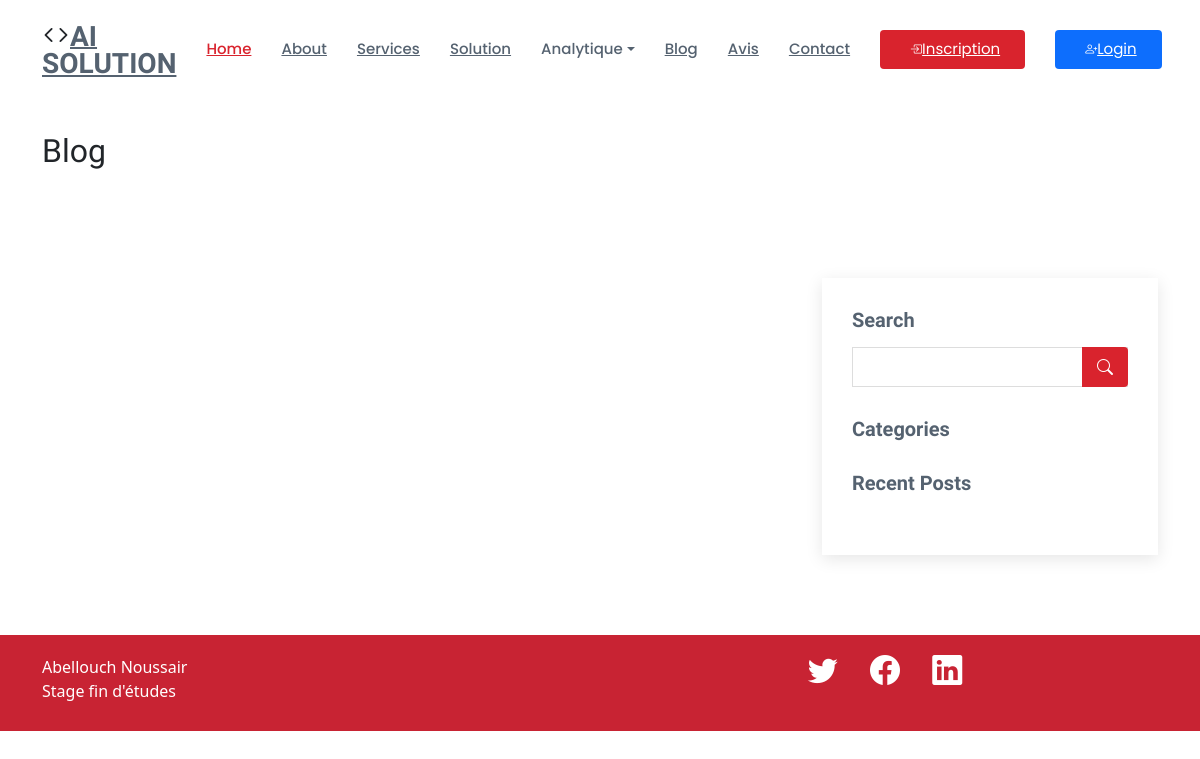
Before: /blog with the older database file.
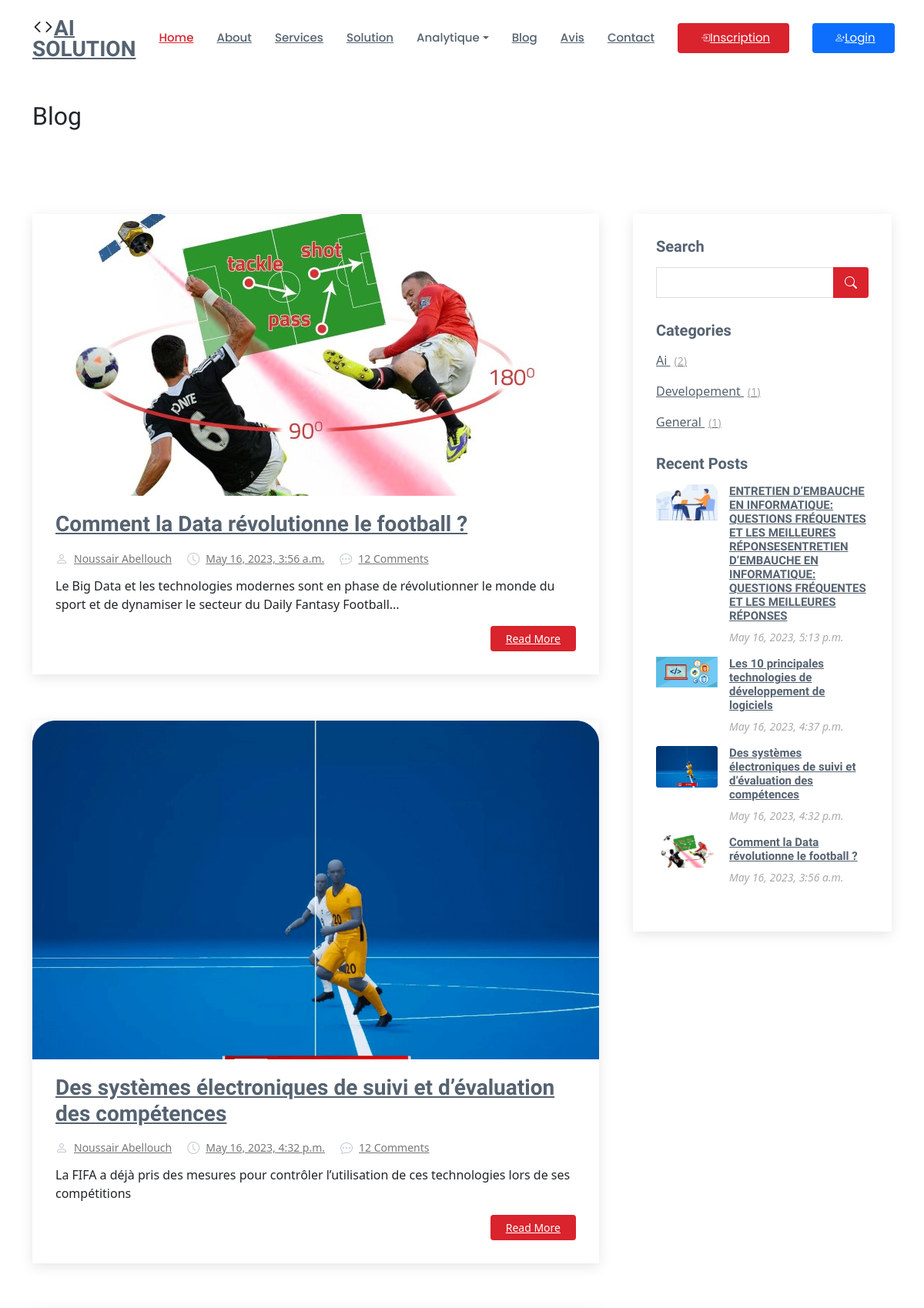
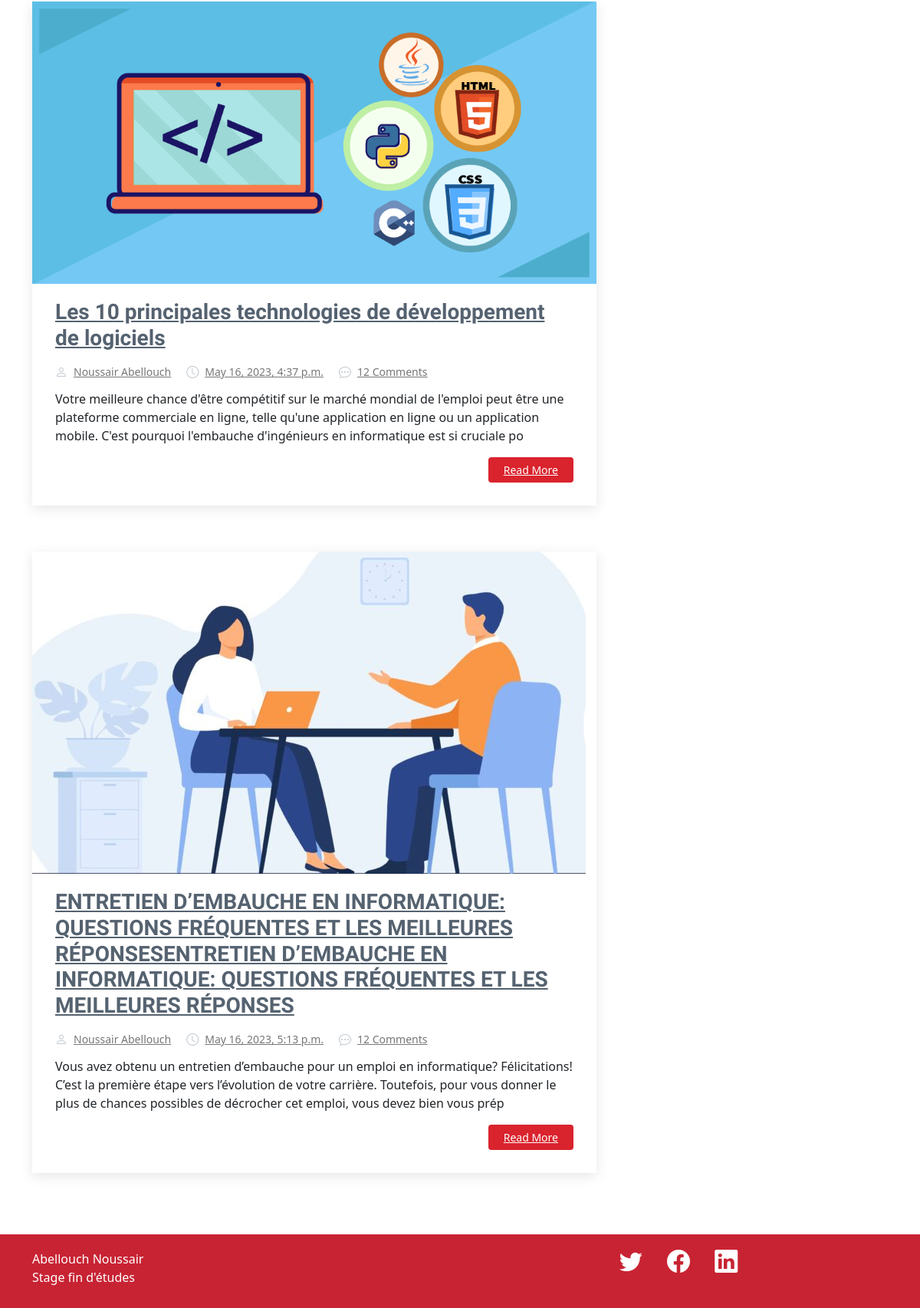
After: the same page with the newer database file (2 pictures, top to bottom).
### myapp/models.py (models this page shows, shortened)
class Article(models.Model):
    x =[
        ('General','General'),
        ('Developement','Developement'),
        ('Ai','Ai')
    ]
    titre = models.CharField(max_length=255)
    subtitre = models.CharField(max_length=255)
    author = models.CharField(max_length=255)
    content = models.TextField()
    image = models.ImageField(upload_to='photos/%y/%m/%d')
    category = models.CharField(max_length=255,null=True,blank=True,choices=x)
    slug = models.SlugField(unique=True,null=True,blank=True)
    date_creation = models.DateTimeField(default=datetime.now)

### myapp/views.py (the view)
# urls.py: path('blog',views.blog,name="blog"),
def blog(request):
    categories_with_count = Article.objects.values('category').annotate(post_count=Count('id'))
    context = {'articles':Article.objects.all(),
               'articles_ordered':Article.objects.order_by('-date_creation'),
               'categories_with_count': categories_with_count}
    return render(request, "blog/articles.html", context)

### templates/blog/articles.html
{% extends 'base.html' %}
{% load static %}
{% block content %}
<main id="main">
    <br><br><br>
    <section id="breadcrumbs" class="breadcrumbs">
        <div class="container">
            <div class="d-flex justify-content-between align-items-center">
                <h2>Blog</h2>
            </div>
        </div>
    </section>
</main>
<section id="blog" class="blog">
    <div class="container" data-aos="fade-up">
        <div class="row">
            <div class="col-lg-8 entries">
                {% for a in articles %}
                <article class="entry">
                    <div class="entry-img">
                      <img src="{{a.image.url}}" alt="" class="img-fluid">
                    </div>
                    <h2 class="entry-title">
                      <a href="blog-single.html">{{a.titre}}</a>
                    </h2>
                    <div class="entry-meta">
                      <ul>
                        <li class="d-flex align-items-center"><i class="bi bi-person"></i> <a href="blog-single.html">{{a.author}}</a></li>
                        <li class="d-flex align-items-center"><i class="bi bi-clock"></i> <a href="blog-single.html"><time datetime="2020-01-01">{{a.date_creation}}</time></a></li>
                        <li class="d-flex align-items-center"><i class="bi bi-chat-dots"></i> <a href="blog-single.html">12 Comments</a></li>
                      </ul>
                    </div>
                    <div class="entry-content">
                      <p>
                        {{a.subtitre}}
                      </p>
                      <div class="read-more">
                        <a href="{% url 'myapp:article' slug=a.slug %}">Read More</a>
                      </div>
                    </div>
                  </article>
                {% endfor %}
            </div>
            <div class="col-lg-4">
                <div class="sidebar">
                    <h3 class="sidebar-title">Search</h3>
                    <div class="sidebar-item search-form">
                        <form action="">
                            <input type="text">
                            <button type="submit"><i class="bi bi-search"></i></button>
                          </form>
                    </div>
                    <h3 class="sidebar-title">Categories</h3>
                    <div class="sidebar-item categories">
                        {% for category in categories_with_count %}
                        <ul>
                            <li>
                                <a href="#">{{ category.category }} <span>({{ category.post_count }})</span></a>
                            </li>
                        </ul>
                        {% endfor %}
                    </div>
                    <h3 class="sidebar-title">Recent Posts</h3>
                    <div class="sidebar-item recent-posts">
                        {% for ar in articles_ordered %}
                        <div class="post-item clearfix">
                            <img src="{{ar.image.url}}" alt="">
                            <h4><a href="blog-single.html">{{ar.titre}}</a></h4>
                            <time datetime="2020-01-01">{{ar.date_creation}}</time>
                        </div>
                        {% endfor %}
                    </div>
                </div>
            </div>
        </div>
    </div>
</section>
{% endblock content %}

### templates/base.html (shortened to what this page needs)
{% load static %}
<link rel="stylesheet" href="{% static 'css/style.css' %}">
 <link href="{% static 'vendor/animate.css/animate.min.css' %}" rel="stylesheet">
 <link href="{% static 'vendor/bootstrap/css/bootstrap.min.css' %}" rel="stylesheet">
 <link href="{% static 'vendor/bootstrap-icons/bootstrap-icons.css' %}" rel="stylesheet">
 <link href="{% static 'vendor/boxicons/css/boxicons.min.css' %}" rel="stylesheet">
 <link href="{% static 'vendor/glightbox/css/glightbox.min.css' %}" rel="stylesheet">
 <link href="{% static 'vendor/remixicon/remixicon.css' %}" rel="stylesheet">
 <link href="{% static 'vendor/swiper/swiper-bundle.min.css' %}" rel="stylesheet">
{% include 'navbar.html' %}
{% block content %}
{% endblock content %}
{% include 'footer.html' %}

### templates/navbar.html (shortened to what this page needs)
  <header id="header" class="fixed-top d-flex align-items-center">
    <div class="container d-flex align-items-center">
      <h1 class="logo me-auto"><i class="bi bi-code"></i><a href="{% url 'myapp:index' %}">Ai Solution</a></h1>
      <nav id="navbar" class="navbar">
        <ul>
          <li><a href="{% url 'myapp:index' %}" class="active">Home</a></li>
          <li><a href="{% url 'myapp:about' %}"><span>About</span></a>
          </li>
          <li><a href="{% url 'myapp:service' %}">Services</a></li>
          <li><a href="{% url 'myapp:solution' %}">Solution</a></li>
          <li class="nav-item dropdown">
            <a class="nav-link dropdown-toggle" href="#" id="navbarDropdown" role="button" data-bs-toggle="dropdown" aria-haspopup="true" aria-expanded="false">
              Analytique
            </a>
          </li>
          <li><a href="{% url 'myapp:blog' %}">Blog</a></li>
          <li><a href="{% url 'myapp:avis' %}">Avis</a></li>
          <li><a href="{% url 'myapp:contact' %}">Contact</a></li>
          <li>
            <a href="{% url 'myapp:signup' %}" class="insription"><i class="bi bi-box-arrow-in-right"></i>Inscription</a></li>
          <li>
            <a href="{% url 'login' %}" class="login"><i class="bi bi-person-plus"></i>Login</a></li>
        </ul>
      </nav>
    </div>
  </header>

### templates/footer.html
<footer>
    <div class="container">
      <div class="row">
        <div class="col-md-6">
          <p class="text-white mb-0">Abellouch Noussair</p>
          <p class="text-white mb-0">Stage fin d'études</p>
        </div>
        <div class="col-md-6">
          <ul class="list-inline social-buttons">
            <li class="list-inline-item">
              <a href="#">
                <i class="bi bi-twitter"></i>
              </a>
            </li>
            <li class="list-inline-item">
              <a href="#">
                <i class="bi bi-facebook"></i>
              </a>
            </li>
            <li class="list-inline-item">
              <a href="#">
                <i class="bi bi-linkedin"></i>
              </a>
            </li>
          </ul>
        </div>
      </div>
    </div>
  </footer>

### myproject/static/css/style.css (style rules this page uses)
a { text-decoration: none; color: #d9232d; }
h1, h2, h3, h4, h5, h6 { font-family: "Raleway", sans-serif; }
#header { background: white; transition: all 0.5s; z-index: 997; padding: 20px 0; }
#header .logo { font-size: 28px; margin: 0; padding: 0; line-height: 1; font-weight: 700; text-transform: uppercase; }
#header .logo a { color: #556270; }
.navbar { padding: 0; }
.navbar ul { margin: 0; padding: 0; display: flex; list-style: none; align-items: center; }
.navbar li { position: relative; }
.navbar a, .navbar a:focus { display: flex; align-items: center; justify-content: space-between; padding: 10px 0 10px 30px; font-family: "Poppins", sans-serif; font-size: 15px; font-weight: 500; color: #556270; white-space: nowrap; transition: 0.3s; }
.navbar a i, .navbar a:focus i { font-size: 12px; line-height: 0; margin-left: 5px; }
.navbar a:hover, .navbar .active, .navbar .active:focus, .navbar li:hover>a { color: #d9232d; }
.navbar .insription, .navbar .insription:focus { background: #d9232d; padding: 8px 25px; margin-left: 30px; border-radius: 4px; font-weight: 400; color: #fff; }
.navbar .login, .navbar .login:focus { background: #0d6efd; padding: 8px 25px; margin-left: 30px; border-radius: 4px; font-weight: 400; color: #fff; }
section { padding: 60px 0; overflow: hidden; }
.blog { padding: 40px 0 20px 0; }
.blog .entry { padding: 30px; margin-bottom: 60px; box-shadow: 0 4px 16px rgba(0, 0, 0, 0.1); }
.blog .entry .entry-img { max-height: 440px; margin: -30px -30px 20px -30px; overflow: hidden; }
.blog .entry .entry-title { font-size: 28px; font-weight: bold; padding: 0; margin: 0 0 20px 0; }
.blog .entry .entry-title a { color: #556270; transition: 0.3s; }
.blog .entry .entry-meta { margin-bottom: 15px; color: #c1c8d0; }
.blog .entry .entry-meta ul { display: flex; flex-wrap: wrap; list-style: none; align-items: center; padding: 0; margin: 0; }
.blog .entry .entry-meta ul li+li { padding-left: 20px; }
.blog .entry .entry-meta i { font-size: 16px; margin-right: 8px; line-height: 0; }
.blog .entry .entry-meta a { color: #777777; font-size: 14px; display: inline-block; line-height: 1; }
.blog .entry .entry-content p { line-height: 24px; }
.blog .entry .entry-content .read-more { -moz-text-align-last: right; text-align-last: right; }
.blog .entry .entry-content .read-more a { display: inline-block; background: #d9232d; color: #fff; padding: 6px 20px; transition: 0.3s; font-size: 14px; border-radius: 4px; }
.blog .sidebar { padding: 30px; margin: 0 0 60px 20px; box-shadow: 0 4px 16px rgba(0, 0, 0, 0.1); }
.blog .sidebar .sidebar-title { font-size: 20px; font-weight: 700; padding: 0 0 0 0; margin: 0 0 15px 0; color: #556270; position: relative; }
.blog .sidebar .sidebar-item { margin-bottom: 30px; }
.blog .sidebar .search-form form { background: #fff; border: 1px solid #ddd; padding: 3px 10px; position: relative; }
.blog .sidebar .search-form form input[type=text] { border: 0; padding: 4px; border-radius: 4px; width: calc(100% - 40px); }
.blog .sidebar .search-form form button { position: absolute; top: 0; right: 0; bottom: 0; border: 0; background: none; font-size: 16px; padding: 0 15px; margin: -1px; background: #d9232d; color: #fff; transition: 0.3s; border-radius: 0 4px 4px 0; line-height: 0; }
.blog .sidebar .search-form form button i { line-height: 0; }
.blog .sidebar .categories ul { list-style: none; padding: 0; }
.blog .sidebar .categories ul a { color: #556270; transition: 0.3s; }
.blog .sidebar .categories ul a span { padding-left: 5px; color: #aaaaaa; font-size: 14px; }
.blog .sidebar .recent-posts .post-item+.post-item { margin-top: 15px; }
.blog .sidebar .recent-posts img { width: 80px; float: left; }
.blog .sidebar .recent-posts h4 { font-size: 15px; margin-left: 95px; font-weight: bold; }
.blog .sidebar .recent-posts h4 a { color: #556270; transition: 0.3s; }
.blog .sidebar .recent-posts time { display: block; margin-left: 95px; font-style: italic; font-size: 14px; color: #aaaaaa; }
footer { background-color: #c82333; padding: 20px 0; }
.social-buttons { text-align: center; }
.social-buttons li { display: inline-block; margin-left: 10px; margin-right: 10px; text-align: center; }
.social-buttons a { display: inline-block; width: 40px; height: 40px; border-radius: 50%; color: white; line-height: 40px; text-align: center; transition: all 0.3s ease; }
.social-buttons i { font-size: 30px; }

Changed rows visible on the page:
added Article: image (picture), titre "Comment la Data révolutionne le football ?", author "Noussair Abellouch", date_creation "May 16, 2023, 3:56 a.m.", subtitre "Le Big Data et les technologies modernes sont en phase de révolutionner le monde du sport et de dynamiser le secteur du Daily Fantasy Football..."
added Article: image (picture), titre "Des systèmes électroniques de suivi et d’évaluation des compétences", author "Noussair Abellouch", date_creation "May 16, 2023, 4:32 p.m.", subtitre "La FIFA a déjà pris des mesures pour contrôler l’utilisation de ces technologies lors de ses compétitions"
added Article: image (picture), titre "Les 10 principales technologies de développement de logiciels", author "Noussair Abellouch", date_creation "May 16, 2023, 4:37 p.m.", subtitre "Votre meilleure chance d'être compétitif sur le marché mondial de l'emploi peut être une plateforme commerciale en ligne, telle qu'une application en ligne ou un application mobile. C'est pourquoi l'embauche d'ingénieurs en informatique est si cruciale po"
added Article: image (picture), titre "ENTRETIEN D’EMBAUCHE EN INFORMATIQUE: QUESTIONS FRÉQUENTES ET LES MEILLEURES RÉPONSESENTRETIEN D’EMBAUCHE EN INFORMATIQUE: QUESTIONS FRÉQUENTES ET LES MEILLEURES RÉPONSES", author "Noussair Abellouch", date_creation "May 16, 2023, 5:13 p.m.", subtitre "Vous avez obtenu un entretien d’embauche pour un emploi en informatique? Félicitations! C’est la première étape vers l’évolution de votre carrière. Toutefois, pour vous donner le plus de chances possibles de décrocher cet emploi, vous devez bien vous prép"
Other visible differences:
new list line: "Ai ( 2 )"
new list line: "Developement ( 1 )"
new list line: "General ( 1 )"
